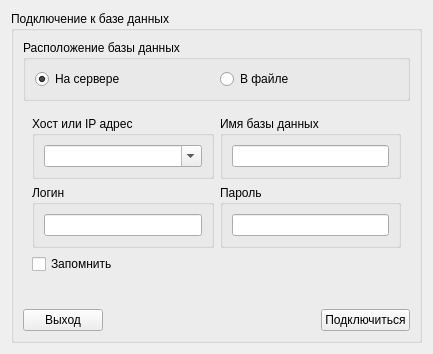
<?xml version="1.0" encoding="UTF-8"?>
<ui version="4.0">
 <class>CDataBaseConnectionWidget</class>
 <widget class="QWidget" name="CDataBaseConnectionWidget">
  <property name="geometry">
   <rect>
    <x>0</x>
    <y>0</y>
    <width>433</width>
    <height>329</height>
   </rect>
  </property>
  <property name="windowTitle">
   <string>Form</string>
  </property>
  <layout class="QGridLayout" name="gridLayout_8">
   <item row="0" column="0">
    <widget class="QGroupBox" name="groupBox">
     <property name="title">
      <string>Подключение к базе данных</string>
     </property>
     <layout class="QGridLayout" name="gridLayout_11">
      <item row="0" column="0">
       <widget class="QGroupBox" name="gbxConnectionType">
        <property name="title">
         <string>Расположение базы данных</string>
        </property>
        <layout class="QGridLayout" name="gridLayout">
         <item row="0" column="0">
          <widget class="QRadioButton" name="rbnDbServer">
           <property name="text">
            <string>На сервере</string>
           </property>
           <property name="icon">
            <iconset resource="connectionwidget_res.qrc">
             <normaloff>:/images/connectionServer.png</normaloff>:/images/connectionServer.png</iconset>
           </property>
           <property name="checked">
            <bool>true</bool>
           </property>
          </widget>
         </item>
         <item row="0" column="1">
          <widget class="QRadioButton" name="rbnDbFile">
           <property name="text">
            <string>В файле</string>
           </property>
           <property name="icon">
            <iconset resource="connectionwidget_res.qrc">
             <normaloff>:/images/connectionFile.png</normaloff>:/images/connectionFile.png</iconset>
           </property>
          </widget>
         </item>
        </layout>
       </widget>
      </item>
      <item row="1" column="0">
       <widget class="QStackedWidget" name="stackedWidget">
        <property name="currentIndex">
         <number>0</number>
        </property>
        <widget class="QWidget" name="page">
         <layout class="QGridLayout" name="gridLayout_10">
          <item row="1" column="0">
           <layout class="QHBoxLayout" name="horizontalLayout_3">
            <item>
             <widget class="QCheckBox" name="chbxDbRemember">
              <property name="toolTip">
               <string>Указанные данные будут сохранены в случае успешного подключения.
Не беспокойтесь, пароль хранится в зашифрованном виде.</string>
              </property>
              <property name="text">
               <string>Запомнить</string>
              </property>
             </widget>
            </item>
            <item>
             <spacer name="horizontalSpacer_2">
              <property name="orientation">
               <enum>Qt::Horizontal</enum>
              </property>
              <property name="sizeHint" stdset="0">
               <size>
                <width>40</width>
                <height>20</height>
               </size>
              </property>
             </spacer>
            </item>
           </layout>
          </item>
          <item row="0" column="0">
           <layout class="QGridLayout" name="gridLayout_6">
            <item row="1" column="2">
             <widget class="QGroupBox" name="groupBox_4">
              <property name="title">
               <string>Пароль</string>
              </property>
              <layout class="QGridLayout" name="gridLayout_4">
               <item row="0" column="0">
                <widget class="QLineEdit" name="leDbPassword">
                 <property name="echoMode">
                  <enum>QLineEdit::Password</enum>
                 </property>
                </widget>
               </item>
              </layout>
             </widget>
            </item>
            <item row="0" column="2">
             <widget class="QGroupBox" name="groupBox_5">
              <property name="title">
               <string>Имя базы данных</string>
              </property>
              <layout class="QGridLayout" name="gridLayout_5">
               <item row="0" column="0">
                <widget class="QLineEdit" name="leDbName"/>
               </item>
              </layout>
             </widget>
            </item>
            <item row="1" column="0">
             <widget class="QGroupBox" name="groupBox_3">
              <property name="title">
               <string>Логин</string>
              </property>
              <layout class="QGridLayout" name="gridLayout_3">
               <item row="0" column="0">
                <widget class="QLineEdit" name="leDbLogin"/>
               </item>
              </layout>
             </widget>
            </item>
            <item row="0" column="0">
             <widget class="QGroupBox" name="groupBox_2">
              <property name="title">
               <string>Хост или IP адрес</string>
              </property>
              <layout class="QGridLayout" name="gridLayout_2">
               <item row="0" column="0">
                <widget class="QComboBox" name="cbxDbHost">
                 <property name="editable">
                  <bool>true</bool>
                 </property>
                </widget>
               </item>
              </layout>
             </widget>
            </item>
           </layout>
          </item>
          <item row="2" column="0">
           <spacer name="verticalSpacer_4">
            <property name="orientation">
             <enum>Qt::Vertical</enum>
            </property>
            <property name="sizeHint" stdset="0">
             <size>
              <width>20</width>
              <height>40</height>
             </size>
            </property>
           </spacer>
          </item>
         </layout>
        </widget>
        <widget class="QWidget" name="page_2">
         <layout class="QGridLayout" name="gridLayout_9">
          <item row="0" column="0">
           <widget class="QGroupBox" name="groupBox_6">
            <property name="title">
             <string>Файл базы данных</string>
            </property>
            <layout class="QGridLayout" name="gridLayout_7">
             <item row="0" column="0">
              <widget class="QComboBox" name="cbxDbFileName"/>
             </item>
             <item row="0" column="1">
              <widget class="QToolButton" name="tbnDbFile">
               <property name="text">
                <string>...</string>
               </property>
              </widget>
             </item>
            </layout>
           </widget>
          </item>
          <item row="1" column="0">
           <spacer name="verticalSpacer_3">
            <property name="orientation">
             <enum>Qt::Vertical</enum>
            </property>
            <property name="sizeHint" stdset="0">
             <size>
              <width>20</width>
              <height>40</height>
             </size>
            </property>
           </spacer>
          </item>
         </layout>
        </widget>
       </widget>
      </item>
      <item row="2" column="0">
       <spacer name="verticalSpacer">
        <property name="orientation">
         <enum>Qt::Vertical</enum>
        </property>
        <property name="sizeHint" stdset="0">
         <size>
          <width>20</width>
          <height>101</height>
         </size>
        </property>
       </spacer>
      </item>
      <item row="3" column="0">
       <layout class="QHBoxLayout" name="horizontalLayout">
        <item>
         <layout class="QVBoxLayout" name="verticalLayout_2">
          <item>
           <spacer name="verticalSpacer_2">
            <property name="orientation">
             <enum>Qt::Vertical</enum>
            </property>
            <property name="sizeHint" stdset="0">
             <size>
              <width>20</width>
              <height>40</height>
             </size>
            </property>
           </spacer>
          </item>
          <item>
           <widget class="QPushButton" name="pbnDbExit">
            <property name="text">
             <string>Выход</string>
            </property>
            <property name="icon">
             <iconset resource="connectionwidget_res.qrc">
              <normaloff>:/images/exit.png</normaloff>:/images/exit.png</iconset>
            </property>
           </widget>
          </item>
         </layout>
        </item>
        <item>
         <spacer name="horizontalSpacer">
          <property name="orientation">
           <enum>Qt::Horizontal</enum>
          </property>
          <property name="sizeHint" stdset="0">
           <size>
            <width>40</width>
            <height>20</height>
           </size>
          </property>
         </spacer>
        </item>
        <item>
         <layout class="QVBoxLayout" name="verticalLayout">
          <item>
           <widget class="QLabel" name="lDbConnectionStatus">
            <property name="text">
             <string/>
            </property>
           </widget>
          </item>
          <item>
           <widget class="QPushButton" name="pbnDbConnect">
            <property name="layoutDirection">
             <enum>Qt::RightToLeft</enum>
            </property>
            <property name="text">
             <string>Подключиться</string>
            </property>
            <property name="icon">
             <iconset resource="connectionwidget_res.qrc">
              <normaloff>:/images/arrow_right.png</normaloff>:/images/arrow_right.png</iconset>
            </property>
           </widget>
          </item>
         </layout>
        </item>
       </layout>
      </item>
     </layout>
    </widget>
   </item>
  </layout>
 </widget>
 <tabstops>
  <tabstop>pbnDbConnect</tabstop>
  <tabstop>rbnDbServer</tabstop>
  <tabstop>rbnDbFile</tabstop>
  <tabstop>cbxDbFileName</tabstop>
  <tabstop>tbnDbFile</tabstop>
  <tabstop>leDbLogin</tabstop>
  <tabstop>leDbPassword</tabstop>
  <tabstop>chbxDbRemember</tabstop>
  <tabstop>pbnDbExit</tabstop>
  <tabstop>cbxDbHost</tabstop>
  <tabstop>leDbName</tabstop>
 </tabstops>
 <resources>
  <include location="connectionwidget_res.qrc"/>
  <include location="connectionwidget_res.qrc"/>
 </resources>
 <connections/>
</ui>
